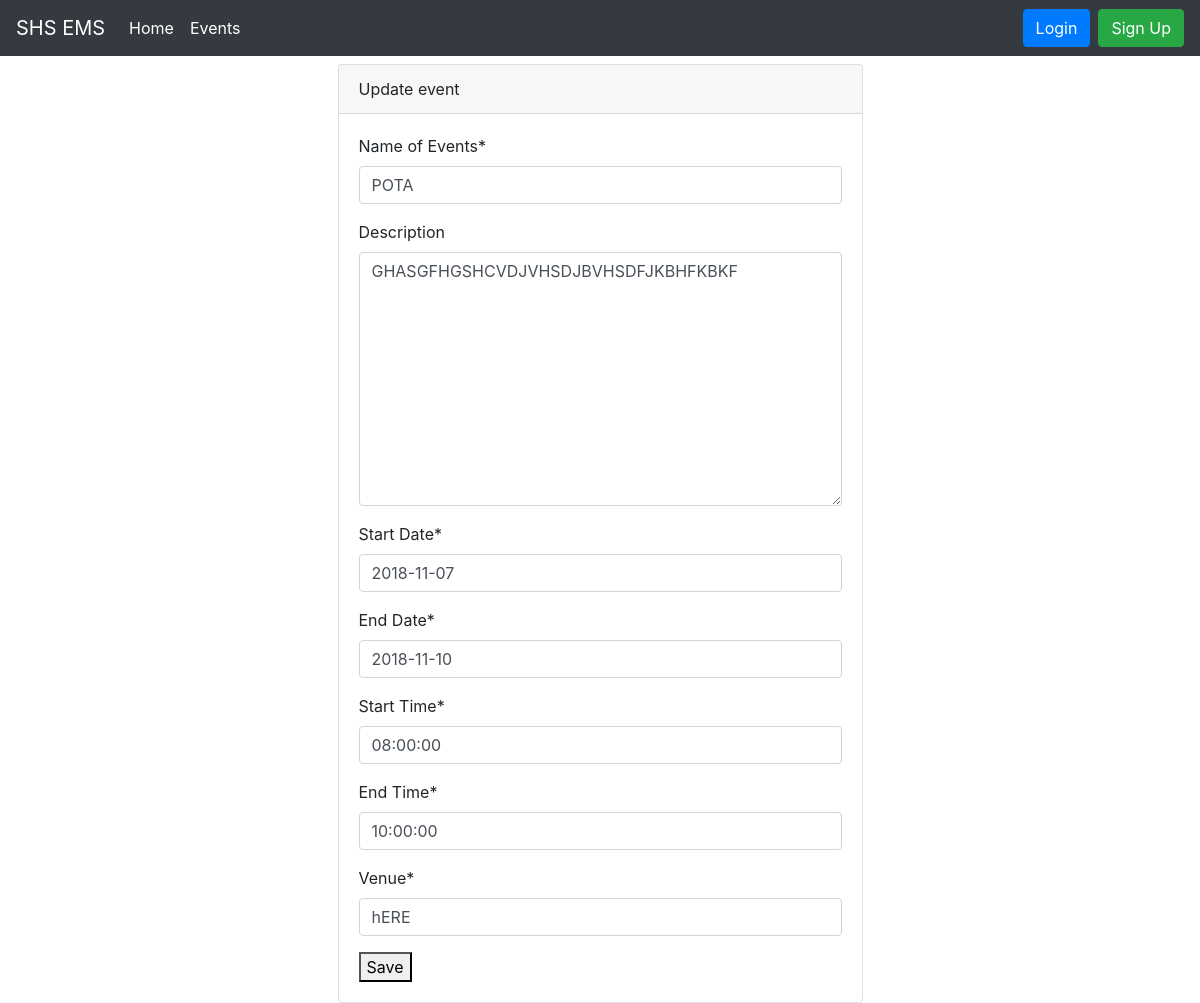
Screenshot of /events/1/update/ with the database file from the repository.
### events/models.py (models this page shows)
class Event(models.Model):
    name = models.CharField("Name of Events", max_length = 100, default = "")
    description = models.TextField("Description", max_length = 2000, blank = True)
    max_slot = models.IntegerField("Max Slots", blank = True, null = True)
    date_from = models.DateField("Start Date")
    date_to = models.DateField("End Date")
    time_from = models.TimeField ("Start Time")
    time_to = models.TimeField ("End Time")
    venue = models.CharField("Venue", max_length = 100)
    date_created = models.DateTimeField("Date Created", auto_now_add= True)

### events/views.py (the view)
# urls.py: path("events/<int:pk>/update/", EventUpdateView.as_view(), name="event_update"),
class EventUpdateView(UpdateView):
    model = Event
    template_name = "event_update.html"
    fields = ['name', 'description', 'max_slots',
        'date_from', 'date_to', 'time_from', 'time_to', 'venue']

### templates/event_update.html (shortened to what this page needs)
{% extends 'base.html' %}
{% load crispy_forms_tags %}
{% block content %}
<div class="col-md-6 mx-auto">
    <div class="card mt-2">
        <div class="card-header">
          Update event
        </div>
        <div class="card-body">
          <form method="post" action="">
            {{ form | crispy }}
            <button type= "submit">
                Save
            </button>
        </form>
        </div>
      </div>
    </div>
{% endblock %}

### rows the page displays
Event: name "POTA", description "GHASGFHGSHCVDJVHSDJBVHSDFJKBHFKBKF", date_from "2018-11-07", date_to "2018-11-10", time_from "08:00:00", time_to "10:00:00", venue "hERE"
